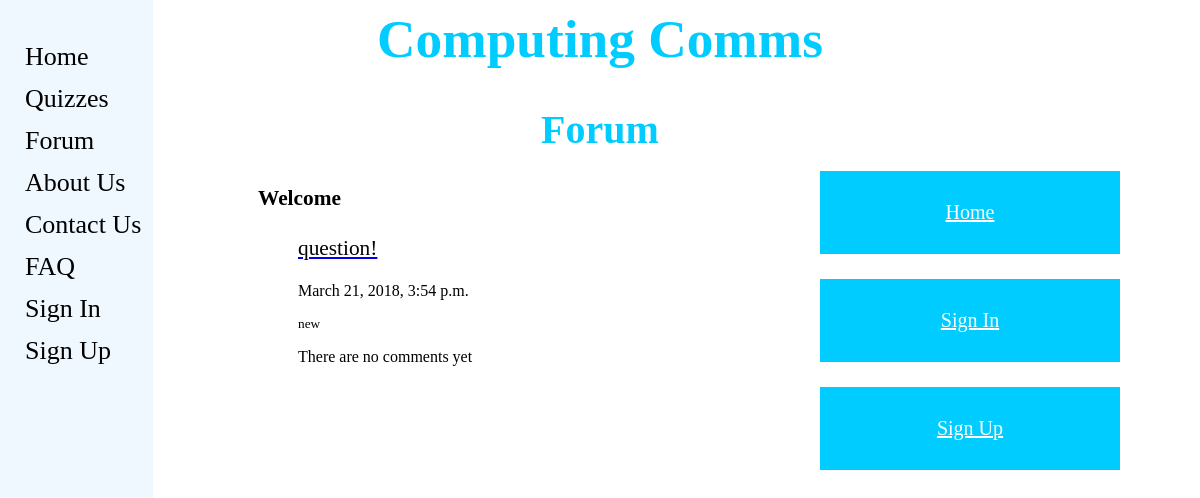
/computingcomms/forum/, run on an earlier commit of the app's database.
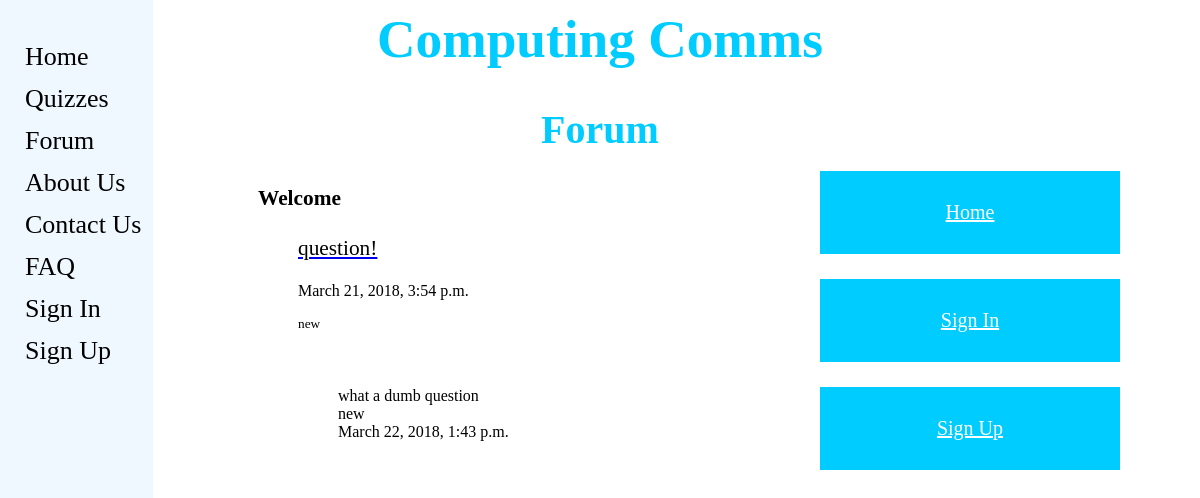
And on a later commit of the database.
### computingcomms/models.py (models this page shows, shortened)
class ForumPost(models.Model):
    question = models.CharField(max_length=128)
    picture = models.ImageField(upload_to='forum_images',blank=True)
    date = models.DateTimeField(auto_now=True)
    user = models.ForeignKey(User, on_delete=models.DO_NOTHING)
    slug = models.SlugField(unique=True)

class Comment(models.Model):
    comment = models.CharField(max_length=128)
    user = models.ForeignKey(User, on_delete=models.DO_NOTHING)
    image = models.ImageField(upload_to='comment_images', blank=True)
    date = models.DateTimeField(auto_now=True)
    post = models.ForeignKey('computingcomms.ForumPost', related_name = 'comment' , on_delete=models.DO_NOTHING)

### computingcomms/views.py (the view)
# urls.py: url(r'^forum/(?P<post_slug>[\w\-]+)/$', views.show_post, name='show_post'),
def forum(request):
    posts_list = ForumPost.objects.order_by('-date')
    comments_list = Comment.objects.order_by('-date')
    context_dict = {'posts': posts_list, 'comments': comments_list}
    return render(request, 'computingcomms/forum.html', context_dict)

### templates/computingcomms/forum.html (shortened to what this page needs)
{% extends 'computingcomms/base.html' %}
{% load staticfiles %}
{% block head_block %}
	<div>
		<center><h1>Computing Comms</h1></center>
                <center><h2>Forum</h2></center>
	</div>
{% endblock %}
{% block body_block %}
	<div>
		{% if user.is_authenticated %}
			<h3><p>Welcome {{ user.username }}</p></h3>
		{% else %}
			<h3><p>Welcome</p></h3>
		{% endif %}
	</div>
	<div>
	    {% if posts %}
		<ul>
		{% for post in posts %}
			<a href="{{post.slug}}"><p>{{ post.question }}</p></a>
			<p id="date">{{ post.date }}</p>
			<p id="user">{{ post.user }}</p>
			{% if comments %}
				<ul>
`				{% for comment in comments %}
				   <p id="comment">{{ comment.comment }}<br>
				   {{ comment.user }} <br>
				   {{ comment.date }} <br>
				   {{ comment.image }}<br>
				   {% endfor %}
				</ul>
			    {% else %}
				<p id="comment">There are no comments yet
			    {% endif %}
		{% endfor %}
		</ul>
	    {% else %}
		<strong>There are no posts present.</strong>
	    {% endif %}
	</div>
	<div class="buttons_position">
	{% if user.is_authenticated %}
		<ul>
		<a href="{% url 'my_account' %}"><button class="button">My Account</a></button><br><br>
		<a href="{% url 'add_image' %}"><button class="button">Add Image</a></button><br><br>
		<a href="{% url 'add_question' %}"><button class="button">Add Question</a></button>
		</ul>
	{% else %}
		<ul>
		<a href="{% url 'home' %}"><button class="button">Home</a></button><br><br>
		<a href="{% url 'login' %}"><button class="button">Sign In</a></button><br><br>
		<a href="{% url 'register' %}"><button class="button">Sign Up</a></button>
		</ul>
	{% endif %}
	</div>
{% endblock %}

What changed in the data, as far as the page shows it:
shown differently, row unchanged: ForumPost "question!": no longer shows "There are no comments yet"
added Comment: comment "what a dumb question", user "new", date "March 22, 2018, 1:43 p.m."
